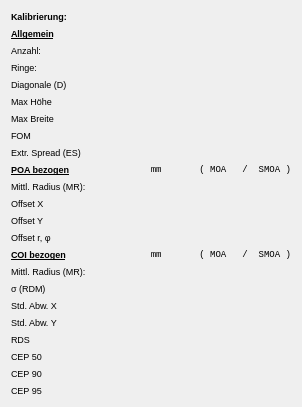
           <widget class="QWidget" name="scrollAreaWidgetContents_4">
            <property name="geometry">
             <rect>
              <x>0</x>
              <y>0</y>
              <width>302</width>
              <height>403</height>
             </rect>
            </property>
            <layout class="QGridLayout" name="gridLayout_3">
             <item row="2" column="0">
              <widget class="QLabel" name="label_Anzahl">
               <property name="font">
                <font>
                 <pointsize>7</pointsize>
                 <weight>50</weight>
                 <bold>false</bold>
                </font>
               </property>
               <property name="text">
                <string>Anzahl:</string>
               </property>
               <property name="alignment">
                <set>Qt::AlignLeading|Qt::AlignLeft|Qt::AlignVCenter</set>
               </property>
              </widget>
             </item>
             <item row="0" column="0">
              <widget class="QLabel" name="label_Kalibrierung">
               <property name="font">
                <font>
                 <pointsize>7</pointsize>
                 <weight>75</weight>
                 <bold>true</bold>
                </font>
               </property>
               <property name="text">
                <string>Kalibrierung:  </string>
               </property>
               <property name="alignment">
                <set>Qt::AlignLeading|Qt::AlignLeft|Qt::AlignVCenter</set>
               </property>
              </widget>
             </item>
             <item row="11" column="0">
              <widget class="QLabel" name="label_Header">
               <property name="font">
                <font>
                 <pointsize>7</pointsize>
                 <weight>75</weight>
                 <bold>true</bold>
                 <underline>true</underline>
                </font>
               </property>
               <property name="text">
                <string>POA bezogen</string>
               </property>
               <property name="alignment">
                <set>Qt::AlignLeading|Qt::AlignLeft|Qt::AlignVCenter</set>
               </property>
              </widget>
             </item>
             <item row="8" column="0">
              <widget class="QLabel" name="label_ExtremeSpread">
               <property name="font">
                <font>
                 <pointsize>7</pointsize>
                 <weight>50</weight>
                 <bold>false</bold>
                </font>
               </property>
               <property name="text">
                <string>Extr. Spread (ES)</string>
               </property>
               <property name="alignment">
                <set>Qt::AlignLeading|Qt::AlignLeft|Qt::AlignVCenter</set>
               </property>
              </widget>
             </item>
             <item row="0" column="1">
              <widget class="QLabel" name="label_KalibrierungValue">
               <property name="font">
                <font>
                 <family>Courier New</family>
                 <pointsize>7</pointsize>
                </font>
               </property>
               <property name="text">
                <string/>
               </property>
               <property name="alignment">
                <set>Qt::AlignLeading|Qt::AlignLeft|Qt::AlignVCenter</set>
               </property>
              </widget>
             </item>
             <item row="16" column="1">
              <widget class="QLabel" name="label_ShotGroup2Value">
               <property name="font">
                <font>
                 <family>Courier New</family>
                 <pointsize>7</pointsize>
                </font>
               </property>
               <property name="text">
                <string/>
               </property>
               <property name="alignment">
                <set>Qt::AlignLeading|Qt::AlignLeft|Qt::AlignVCenter</set>
               </property>
              </widget>
             </item>
             <item row="1" column="1">
              <widget class="QLabel" name="label_AllgemeinValue">
               <property name="font">
                <font>
                 <family>Courier New</family>
                 <pointsize>7</pointsize>
                </font>
               </property>
               <property name="text">
                <string/>
               </property>
               <property name="alignment">
                <set>Qt::AlignLeading|Qt::AlignLeft|Qt::AlignVCenter</set>
               </property>
              </widget>
             </item>
             <item row="3" column="0">
              <widget class="QLabel" name="label_Ringe">
               <property name="font">
                <font>
                 <pointsize>7</pointsize>
                 <weight>50</weight>
                 <bold>false</bold>
                </font>
               </property>
               <property name="text">
                <string>Ringe:</string>
               </property>
               <property name="alignment">
                <set>Qt::AlignLeading|Qt::AlignLeft|Qt::AlignVCenter</set>
               </property>
              </widget>
             </item>
             <item row="16" column="0">
              <widget class="QLabel" name="label_ShotGroup2">
               <property name="font">
                <font>
                 <pointsize>7</pointsize>
                 <weight>50</weight>
                 <bold>false</bold>
                </font>
               </property>
               <property name="text">
                <string>Offset r, φ</string>
               </property>
               <property name="alignment">
                <set>Qt::AlignLeading|Qt::AlignLeft|Qt::AlignVCenter</set>
               </property>
              </widget>
             </item>
             <item row="14" column="0">
              <widget class="QLabel" name="label_ShotGroupY">
               <property name="font">
                <font>
                 <pointsize>7</pointsize>
                 <weight>50</weight>
                 <bold>false</bold>
                </font>
               </property>
               <property name="text">
                <string>Offset Y</string>
               </property>
               <property name="alignment">
                <set>Qt::AlignLeading|Qt::AlignLeft|Qt::AlignVCenter</set>
               </property>
              </widget>
             </item>
             <item row="4" column="1">
              <widget class="QLabel" name="label_DiagonaleValue">
               <property name="font">
                <font>
                 <family>Courier New</family>
                 <pointsize>7</pointsize>
                </font>
               </property>
               <property name="text">
                <string/>
               </property>
               <property name="alignment">
                <set>Qt::AlignLeading|Qt::AlignLeft|Qt::AlignVCenter</set>
               </property>
              </widget>
             </item>
             <item row="17" column="1">
              <widget class="QLabel" name="label_HeaderValue_2">
               <property name="font">
                <font>
                 <family>Courier New</family>
                 <pointsize>7</pointsize>
                </font>
               </property>
               <property name="text">
                <string>mm       ( MOA   /  SMOA )</string>
               </property>
               <property name="alignment">
                <set>Qt::AlignRight|Qt::AlignTrailing|Qt::AlignVCenter</set>
               </property>
              </widget>
             </item>
             <item row="13" column="1">
              <widget class="QLabel" name="label_ShotGroupXValue">
               <property name="font">
                <font>
                 <family>Courier New</family>
                 <pointsize>7</pointsize>
                </font>
               </property>
               <property name="text">
                <string/>
               </property>
               <property name="alignment">
                <set>Qt::AlignLeading|Qt::AlignLeft|Qt::AlignVCenter</set>
               </property>
              </widget>
             </item>
             <item row="12" column="0">
              <widget class="QLabel" name="label_MittlRadius">
               <property name="font">
                <font>
                 <pointsize>7</pointsize>
                 <weight>50</weight>
                 <bold>false</bold>
                </font>
               </property>
               <property name="text">
                <string>Mittl. Radius (MR):</string>
               </property>
               <property name="alignment">
                <set>Qt::AlignLeading|Qt::AlignLeft|Qt::AlignVCenter</set>
               </property>
              </widget>
             </item>
             <item row="13" column="0">
              <widget class="QLabel" name="label_ShotGroupX">
               <property name="font">
                <font>
                 <pointsize>7</pointsize>
                 <weight>50</weight>
                 <bold>false</bold>
                </font>
               </property>
               <property name="text">
                <string>Offset X</string>
               </property>
               <property name="alignment">
                <set>Qt::AlignLeading|Qt::AlignLeft|Qt::AlignVCenter</set>
               </property>
              </widget>
             </item>
             <item row="1" column="0">
              <widget class="QLabel" name="label_Allgemein">
               <property name="font">
                <font>
                 <pointsize>7</pointsize>
                 <weight>75</weight>
                 <bold>true</bold>
                 <underline>true</underline>
                </font>
               </property>
               <property name="text">
                <string>Allgemein</string>
               </property>
               <property name="alignment">
                <set>Qt::AlignLeading|Qt::AlignLeft|Qt::AlignVCenter</set>
               </property>
              </widget>
             </item>
             <item row="8" column="1">
              <widget class="QLabel" name="label_ExtremeSpreadValue">
               <property name="font">
                <font>
                 <family>Courier New</family>
                 <pointsize>7</pointsize>
                </font>
               </property>
               <property name="text">
                <string/>
               </property>
               <property name="alignment">
                <set>Qt::AlignLeading|Qt::AlignLeft|Qt::AlignVCenter</set>
               </property>
              </widget>
             </item>
             <item row="18" column="1">
              <widget class="QLabel" name="label_MittlRadiusValueC">
               <property name="font">
                <font>
                 <family>Courier New</family>
                 <pointsize>7</pointsize>
                </font>
               </property>
               <property name="text">
                <string/>
               </property>
               <property name="alignment">
                <set>Qt::AlignLeading|Qt::AlignLeft|Qt::AlignVCenter</set>
               </property>
              </widget>
             </item>
             <item row="5" column="1">
              <widget class="QLabel" name="label_MaxHoeheValue">
               <property name="font">
                <font>
                 <family>Courier New</family>
                 <pointsize>7</pointsize>
                </font>
               </property>
               <property name="text">
                <string/>
               </property>
               <property name="alignment">
                <set>Qt::AlignLeading|Qt::AlignLeft|Qt::AlignVCenter</set>
               </property>
              </widget>
             </item>
             <item row="18" column="0">
              <widget class="QLabel" name="label_MittlRadius_2">
               <property name="font">
                <font>
                 <pointsize>7</pointsize>
                 <weight>50</weight>
                 <bold>false</bold>
                </font>
               </property>
               <property name="text">
                <string>Mittl. Radius (MR):</string>
               </property>
               <property name="alignment">
                <set>Qt::AlignLeading|Qt::AlignLeft|Qt::AlignVCenter</set>
               </property>
              </widget>
             </item>
             <item row="14" column="1">
              <widget class="QLabel" name="label_ShotGroupYValue">
               <property name="font">
                <font>
                 <family>Courier New</family>
                 <pointsize>7</pointsize>
                </font>
               </property>
               <property name="text">
                <string/>
               </property>
               <property name="alignment">
                <set>Qt::AlignLeading|Qt::AlignLeft|Qt::AlignVCenter</set>
               </property>
              </widget>
             </item>
             <item row="17" column="0">
              <widget class="QLabel" name="label_Header_2">
               <property name="font">
                <font>
                 <pointsize>7</pointsize>
                 <weight>75</weight>
                 <bold>true</bold>
                 <underline>true</underline>
                </font>
               </property>
               <property name="text">
                <string>COI bezogen</string>
               </property>
               <property name="alignment">
                <set>Qt::AlignLeading|Qt::AlignLeft|Qt::AlignVCenter</set>
               </property>
              </widget>
             </item>
             <item row="6" column="1">
              <widget class="QLabel" name="label_MaxBreiteValue">
               <property name="font">
                <font>
                 <family>Courier New</family>
                 <pointsize>7</pointsize>
                </font>
               </property>
               <property name="text">
                <string/>
               </property>
               <property name="alignment">
                <set>Qt::AlignLeading|Qt::AlignLeft|Qt::AlignVCenter</set>
               </property>
              </widget>
             </item>
             <item row="6" column="0">
              <widget class="QLabel" name="label_MaxBreite">
               <property name="font">
                <font>
                 <pointsize>7</pointsize>
                 <weight>50</weight>
                 <bold>false</bold>
                </font>
               </property>
               <property name="text">
                <string>Max Breite</string>
               </property>
               <property name="alignment">
                <set>Qt::AlignLeading|Qt::AlignLeft|Qt::AlignVCenter</set>
               </property>
              </widget>
             </item>
             <item row="5" column="0">
              <widget class="QLabel" name="label_MaxHoehe">
               <property name="font">
                <font>
                 <pointsize>7</pointsize>
                 <weight>50</weight>
                 <bold>false</bold>
                </font>
               </property>
               <property name="text">
                <string>Max Höhe</string>
               </property>
               <property name="alignment">
                <set>Qt::AlignLeading|Qt::AlignLeft|Qt::AlignVCenter</set>
               </property>
              </widget>
             </item>
             <item row="2" column="1">
              <widget class="QLabel" name="label_AnzahlValue">
               <property name="font">
                <font>
                 <family>Courier New</family>
                 <pointsize>7</pointsize>
                </font>
               </property>
               <property name="text">
                <string/>
               </property>
               <property name="alignment">
                <set>Qt::AlignLeading|Qt::AlignLeft|Qt::AlignVCenter</set>
               </property>
              </widget>
             </item>
             <item row="7" column="1">
              <widget class="QLabel" name="label_FOMValue">
               <property name="font">
                <font>
                 <family>Courier New</family>
                 <pointsize>7</pointsize>
                </font>
               </property>
               <property name="text">
                <string/>
               </property>
               <property name="alignment">
                <set>Qt::AlignLeading|Qt::AlignLeft|Qt::AlignVCenter</set>
               </property>
              </widget>
             </item>
             <item row="12" column="1">
              <widget class="QLabel" name="label_MittlRadiusValue">
               <property name="font">
                <font>
                 <family>Courier New</family>
                 <pointsize>7</pointsize>
                </font>
               </property>
               <property name="text">
                <string/>
               </property>
               <property name="alignment">
                <set>Qt::AlignLeading|Qt::AlignLeft|Qt::AlignVCenter</set>
               </property>
              </widget>
             </item>
             <item row="20" column="0">
              <widget class="QLabel" name="label_StdAbwX_2">
               <property name="font">
                <font>
                 <pointsize>7</pointsize>
                 <weight>50</weight>
                 <bold>false</bold>
                </font>
               </property>
               <property name="text">
                <string>Std. Abw. X</string>
               </property>
               <property name="alignment">
                <set>Qt::AlignLeading|Qt::AlignLeft|Qt::AlignVCenter</set>
               </property>
              </widget>
             </item>
             <item row="3" column="1">
              <widget class="QLabel" name="label_RingeValue">
               <property name="font">
                <font>
                 <family>Courier New</family>
                 <pointsize>7</pointsize>
                </font>
               </property>
               <property name="text">
                <string/>
               </property>
               <property name="alignment">
                <set>Qt::AlignLeading|Qt::AlignLeft|Qt::AlignVCenter</set>
               </property>
              </widget>
             </item>
             <item row="23" column="0">
              <widget class="QLabel" name="label_CEP50_2">
               <property name="font">
                <font>
                 <pointsize>7</pointsize>
                 <weight>50</weight>
                 <bold>false</bold>
                </font>
               </property>
               <property name="text">
                <string>CEP 50</string>
               </property>
               <property name="alignment">
                <set>Qt::AlignLeading|Qt::AlignLeft|Qt::AlignVCenter</set>
               </property>
              </widget>
             </item>
             <item row="19" column="0">
              <widget class="QLabel" name="label_Sigma_2">
               <property name="font">
                <font>
                 <pointsize>7</pointsize>
                 <weight>50</weight>
                 <bold>false</bold>
                </font>
               </property>
               <property name="text">
                <string>σ (RDM)</string>
               </property>
               <property name="alignment">
                <set>Qt::AlignLeading|Qt::AlignLeft|Qt::AlignVCenter</set>
               </property>
              </widget>
             </item>
             <item row="7" column="0">
              <widget class="QLabel" name="label_FOM">
               <property name="font">
                <font>
                 <pointsize>7</pointsize>
                 <weight>50</weight>
                 <bold>false</bold>
                </font>
               </property>
               <property name="text">
                <string>FOM</string>
               </property>
               <property name="alignment">
                <set>Qt::AlignLeading|Qt::AlignLeft|Qt::AlignVCenter</set>
               </property>
              </widget>
             </item>
             <item row="11" column="1">
              <widget class="QLabel" name="label_HeaderValue">
               <property name="font">
                <font>
                 <family>Courier New</family>
                 <pointsize>7</pointsize>
                </font>
               </property>
               <property name="text">
                <string>mm       ( MOA   /  SMOA )</string>
               </property>
               <property name="alignment">
                <set>Qt::AlignRight|Qt::AlignTrailing|Qt::AlignVCenter</set>
               </property>
              </widget>
             </item>
             <item row="4" column="0">
              <widget class="QLabel" name="label_Diagonale">
               <property name="font">
                <font>
                 <pointsize>7</pointsize>
                 <weight>50</weight>
                 <bold>false</bold>
                </font>
               </property>
               <property name="text">
                <string>Diagonale (D)</string>
               </property>
               <property name="alignment">
                <set>Qt::AlignLeading|Qt::AlignLeft|Qt::AlignVCenter</set>
               </property>
              </widget>
             </item>
             <item row="22" column="0">
              <widget class="QLabel" name="label_RDS_2">
               <property name="font">
                <font>
                 <pointsize>7</pointsize>
                 <weight>50</weight>
                 <bold>false</bold>
                </font>
               </property>
               <property name="text">
                <string>RDS</string>
               </property>
               <property name="alignment">
                <set>Qt::AlignLeading|Qt::AlignLeft|Qt::AlignVCenter</set>
               </property>
              </widget>
             </item>
             <item row="19" column="1">
              <widget class="QLabel" name="label_SigmaValueC">
               <property name="font">
                <font>
                 <family>Courier New</family>
                 <pointsize>7</pointsize>
                </font>
               </property>
               <property name="text">
                <string/>
               </property>
               <property name="alignment">
                <set>Qt::AlignLeading|Qt::AlignLeft|Qt::AlignVCenter</set>
               </property>
              </widget>
             </item>
             <item row="21" column="0">
              <widget class="QLabel" name="label_StdAbwY_2">
               <property name="font">
                <font>
                 <pointsize>7</pointsize>
                 <weight>50</weight>
                 <bold>false</bold>
                </font>
               </property>
               <property name="text">
                <string>Std. Abw. Y</string>
               </property>
               <property name="alignment">
                <set>Qt::AlignLeading|Qt::AlignLeft|Qt::AlignVCenter</set>
               </property>
              </widget>
             </item>
             <item row="24" column="0">
              <widget class="QLabel" name="label_CEP90_2">
               <property name="font">
                <font>
                 <pointsize>7</pointsize>
                 <weight>50</weight>
                 <bold>false</bold>
                </font>
               </property>
               <property name="text">
                <string>CEP 90</string>
               </property>
               <property name="alignment">
                <set>Qt::AlignLeading|Qt::AlignLeft|Qt::AlignVCenter</set>
               </property>
              </widget>
             </item>
             <item row="23" column="1">
              <widget class="QLabel" name="label_CEP50ValueC">
               <property name="font">
                <font>
                 <family>Courier New</family>
                 <pointsize>7</pointsize>
                </font>
               </property>
               <property name="text">
                <string/>
               </property>
               <property name="alignment">
                <set>Qt::AlignLeading|Qt::AlignLeft|Qt::AlignVCenter</set>
               </property>
              </widget>
             </item>
             <item row="25" column="0">
              <widget class="QLabel" name="label_CEP95_2">
               <property name="font">
                <font>
                 <pointsize>7</pointsize>
                 <weight>50</weight>
                 <bold>false</bold>
                </font>
               </property>
               <property name="text">
                <string>CEP 95</string>
               </property>
               <property name="alignment">
                <set>Qt::AlignLeading|Qt::AlignLeft|Qt::AlignVCenter</set>
               </property>
              </widget>
             </item>
             <item row="20" column="1">
              <widget class="QLabel" name="label_StdAbwXValueC">
               <property name="font">
                <font>
                 <family>Courier New</family>
                 <pointsize>7</pointsize>
                </font>
               </property>
               <property name="text">
                <string/>
               </property>
               <property name="alignment">
                <set>Qt::AlignLeading|Qt::AlignLeft|Qt::AlignVCenter</set>
               </property>
              </widget>
             </item>
             <item row="21" column="1">
              <widget class="QLabel" name="label_StdAbwYValueC">
               <property name="font">
                <font>
                 <family>Courier New</family>
                 <pointsize>7</pointsize>
                </font>
               </property>
               <property name="text">
                <string/>
               </property>
               <property name="alignment">
                <set>Qt::AlignLeading|Qt::AlignLeft|Qt::AlignVCenter</set>
               </property>
              </widget>
             </item>
             <item row="22" column="1">
              <widget class="QLabel" name="label_RDSValueC">
               <property name="font">
                <font>
                 <family>Courier New</family>
                 <pointsize>7</pointsize>
                </font>
               </property>
               <property name="text">
                <string/>
               </property>
               <property name="alignment">
                <set>Qt::AlignLeading|Qt::AlignLeft|Qt::AlignVCenter</set>
               </property>
              </widget>
             </item>
             <item row="25" column="1">
              <widget class="QLabel" name="label_CEP95ValueC">
               <property name="font">
                <font>
                 <family>Courier New</family>
                 <pointsize>7</pointsize>
                </font>
               </property>
               <property name="text">
                <string/>
               </property>
               <property name="alignment">
                <set>Qt::AlignLeading|Qt::AlignLeft|Qt::AlignVCenter</set>
               </property>
              </widget>
             </item>
             <item row="24" column="1">
              <widget class="QLabel" name="label_CEP90ValueC">
               <property name="font">
                <font>
                 <family>Courier New</family>
                 <pointsize>7</pointsize>
                </font>
               </property>
               <property name="text">
                <string/>
               </property>
               <property name="alignment">
                <set>Qt::AlignLeading|Qt::AlignLeft|Qt::AlignVCenter</set>
               </property>
              </widget>
             </item>
            </layout>
           </widget>
